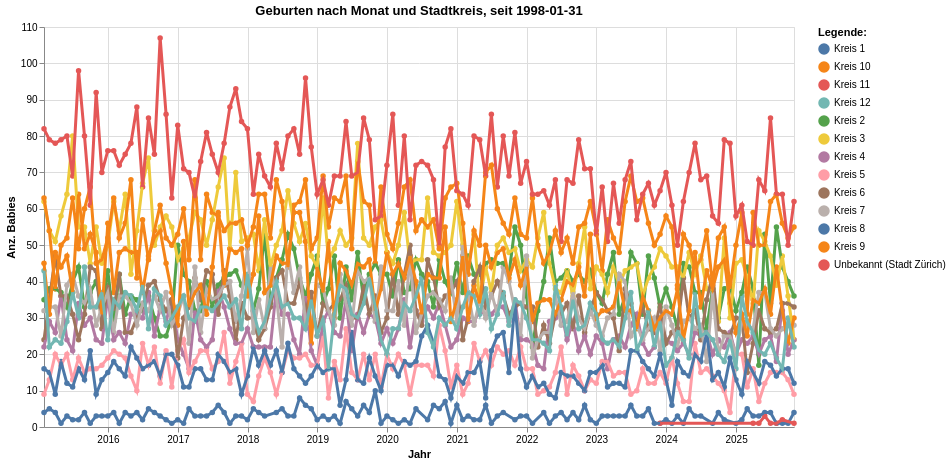

The code cell stored with this chart in its notebook:
### Code cell
grafik1 = mypy_dv.plot_altair_multiline_highlight(
    data = myAgg1.reset_index().query('Jahr_nbr>2014').sort_values('KreisCd', ascending=True)
    ,x = 'StichtagDat:T'
    ,y = 'sum_WBev:Q'
    ,x_beschriftung = 'Jahr'
    , y_beschriftung = 'Anz. Babies'
    ,category = "KreisLang:N"
    ,category_beschriftung= 'Legende:'
    ,warning_status = "ignore" #always or ignore
    ,myTitle="Geburten nach Monat und Stadtkreis, seit "+data_min_date
)
grafik1

### Figure 1 — Vega-Lite specification as saved in the notebook (floating-point values rounded to 4 significant figures; data arrays with more than 128 entries replaced by an {"elided": "..."} marker saying what was removed)
{"config": {"view": {"continuousWidth": 300, "continuousHeight": 300}}, "layer": [{"mark": {"type": "circle"}, "encoding": {"color": {"field": "KreisLang", "legend": {"orient": "right", "title": "Legende:"}, "type": "nominal"}, "opacity": {"value": 1.3}, "tooltip": [{"field": "StichtagDat", "type": "temporal"}, {"field": "KreisLang", "type": "nominal"}, {"field": "sum_WBev", "type": "quantitative"}], "x": {"axis": {"title": "Jahr"}, "field": "StichtagDat", "type": "temporal"}, "y": {"axis": {"title": "Anz. Babies"}, "field": "sum_WBev", "type": "quantitative"}}, "name": "view_1", "title": "Geburten nach Monat und Stadtkreis, seit 1998-01-31"}, {"mark": {"type": "line"}, "encoding": {"color": {"field": "KreisLang", "legend": {"orient": "right", "title": "Legende:"}, "type": "nominal"}, "size": {"condition": {"test": {"not": {"param": "param_1"}}, "value": 1.2}, "value": 3}, "tooltip": [{"field": "StichtagDat", "type": "temporal"}, {"field": "KreisLang", "type": "nominal"}, {"field": "sum_WBev", "type": "quantitative"}], "x": {"axis": {"title": "Jahr"}, "field": "StichtagDat", "type": "temporal"}, "y": {"axis": {"title": "Anz. Babies"}, "field": "sum_WBev", "type": "quantitative"}}, "title": "Geburten nach Monat und Stadtkreis, seit 1998-01-31"}], "data": {"name": "data-c02f69e3e3e1b6106a1317eec6ca4510"}, "height": 400, "params": [{"name": "param_1", "select": {"type": "point", "fields": ["KreisLang:N"], "nearest": true, "on": "pointerover"}, "views": ["view_1"]}], "width": 750, "$schema": "https://vega.github.io/schema/vega-lite/v5.8.0.json", "datasets": {"data-c02f69e3e3e1b6106a1317eec6ca4510": {"elided": "1562 records"}}}
